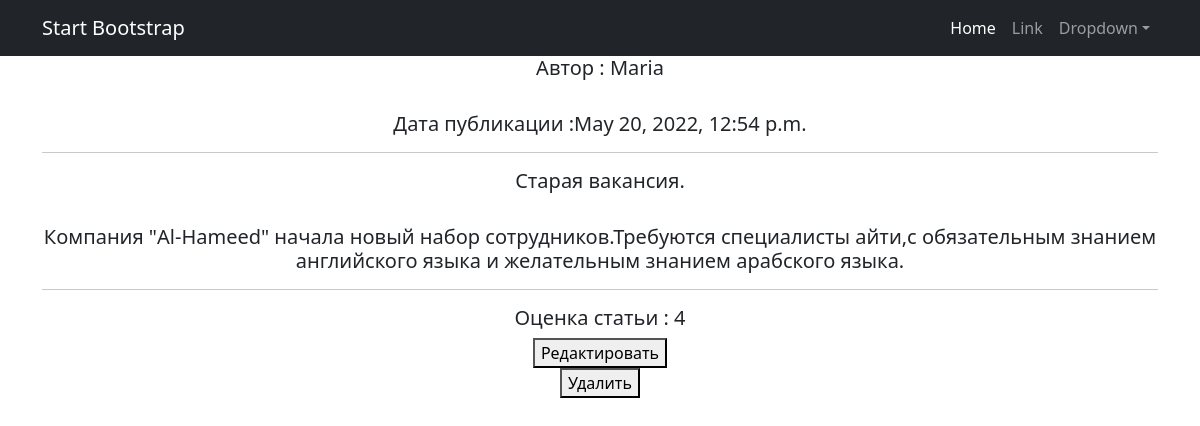
Screenshot of /news/3 with the database file from the repository.
### news/models.py (models this page shows, shortened)
class Post(models.Model):
    article = 'AR'
    news = 'NW'
    TYPES = [(article, 'статья'), (news, 'новость')]
    post_author = models.ForeignKey(Author, on_delete=models.CASCADE)
    post_type = models.CharField(max_length=2, choices=TYPES)
    post_time_create = models.DateTimeField(auto_now_add=True)
    post_category = models.ManyToManyField(Category, through='PostCategory')
    post_title = models.CharField(max_length=255)
    post_text = models.TextField()
    post_rating = models.IntegerField(default=0)

class Author(models.Model):
    author = models.OneToOneField(User, on_delete=models.CASCADE)
    author_rating = models.IntegerField(default=0, verbose_name='rating')
    def __str__(self):
        return f'{self.author}'

### news/views.py (the view)
# urls.py: path('<int:pk>', PostDetail.as_view(), name='post'),
class PostDetail(DetailView):
    model = Post
    template_name = 'post.html'
    context_object_name = 'post'
    queryset = Post.objects.all()

### news/templatetags/custom_filters.py (called while the page is built)
@register.filter(name='censor')
def censor(value):
    count = 0
    bad_words = ['сука', 'черт', 'блин', 'скотина', 'падла', 'гадость']
    text = value.split()
    for word in text:
        word = word.lower()
        for bad_word in bad_words:
            if word == bad_word:
                return value.replace(text[count], '*' * len(word))
        count += 1
    return value

### templates/post.html (shortened to what this page needs)
{% extends 'flatpages/default.html' %}
{% load custom_filters %}
{% load custom_tags %}
{% block content %}
<h5>Автор : {{ post.post_author }}</h5>
<br>
<h5>Дата публикации :{{ post.post_time_create }}</h5>
<hr>
<h5> {{ post.post_title | censor}}.</h5>
<br>
<h5> {{ post.post_text | censor }}</h5>
<hr>
<h5> Оценка статьи : {{ post.post_rating }}</h5>
<body>
  <form action="{% url 'post_update' post.id %}">
   <button>Редактировать</button>
  </form>
  <form action="{% url 'post_delete' post.id %}">
   <button>Удалить</button>
  </form>
 </body>
{% endblock content %}

### rows the page displays
Post: post_author "Maria", post_time_create "May 20, 2022, 12:54 p.m.", post_title|censor "Старая вакансия", post_text|censor "Компания \"Al-Hameed\" начала новый набор сотрудников.Требуются специалисты айти,с обязательным знанием английского языка и желательным знанием арабского языка.", post_rating "4"
